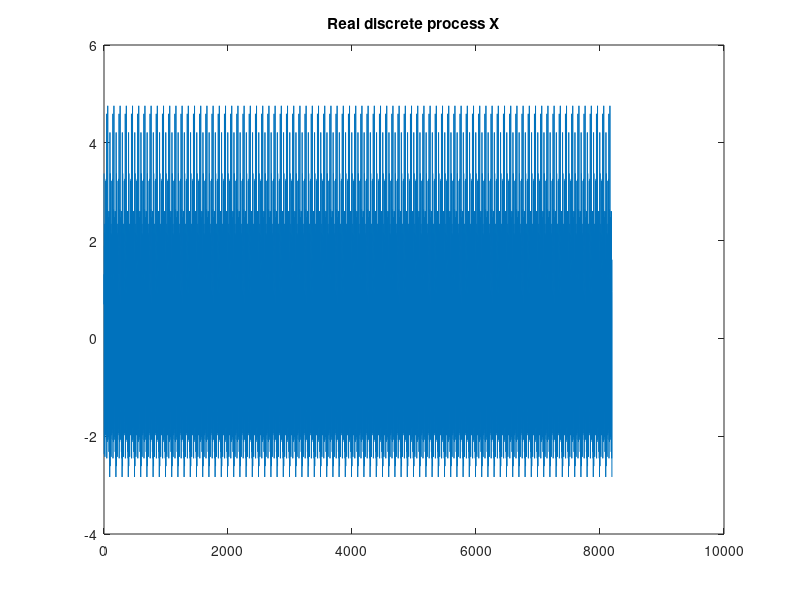

Recreate this plot in MATLAB. (Note: this script raises an error after producing the figure.)
% Advanced Signal Processing
% Vasiliki Zarkadoula
clc
clear
close all

% data
N = 8192;   % data length
lamda = [0.12 0.3 0.42 0.19 0.17 0.36];
omega = 2*pi*lamda;
rng shuffle
a = 0;
b = 2*pi;
phi(1) = (b-a).*rand+a;
phi(2) = (b-a).*rand+a;
phi(3) = phi(1)+phi(2);
phi(4) = (b-a).*rand+a;
phi(5) = (b-a).*rand+a;
phi(6) = phi(4)+phi(5);

%--------------------------------------------------------------------------

% 1.

% Construct real discrete process X

X=zeros(N,1);
for k=0:N-1
    X(k+1)=0;
    for j=1:6
        X(k+1)=X(k+1)+cos(omega(j)*k+phi(j));
    end
   
end
plot(X); 
title('Real discrete process X')

%--------------------------------------------------------------------------

% 2.

% Estimate the power spectrum, use 128 shiftings for autocorrelation

m1 = mean(X);       
m2 = ACF(X,128);    
c2 = m2-m1^2;       %covariance
C2 = fft(c2);       %power spectrum
C2 = fftshift(C2);
fs = 1;
n = length(C2);
x = (-(n-1)/2:(n-1)/2)*(fs/n);
y = abs(C2).^2/n;
figure;
plot(x, y);         
xlabel('Frequency')
ylabel('Power')
title('Power Spectrum')

%--------------------------------------------------------------------------
       
% 3.

% Estimate the bispectrum using indirect and direct method

M = 256;
K = 32;
L = 64;

% reshape X[k] from(N*1)vector to (M*K) array
Y = reshape(X,M,K);

% a)indirect method
figure;
C3a1 = bisp3cum(Y,M,L,'n','u');   %rectangular window

figure;
C3a2 = bisp3cum(Y,M,L,'pa','u');  %parzen window

% b)direct method
figure;
C3b = bispecd (X,M,1,M,0);
maxlag = L;
samprate = M;
lagindex = -maxlag:maxlag;
freq = lagindex/maxlag/2*samprate;
imagesc(freq,freq,abs(C3b));
axis xy
grid
colormap gray

%--------------------------------------------------------------------------

%BISPECD function from HOSA toolbox
function [Bspec,waxis] = bispecd (y,  nfft, wind, nsamp, overlap)
[ly, nrecs] = size(y);
    if (ly == 1) y = y(:);  ly = nrecs; nrecs = 1; end

    if (exist('nfft') ~= 1)            nfft = 128; end
    if (exist('overlap') ~= 1)      overlap = 50;  end
    overlap = min(99,max(overlap,0));
    if (nrecs > 1)                  overlap =  0;  end
    if (exist('nsamp') ~= 1)          nsamp = 0;   end
    if (nrecs > 1)                    nsamp = ly;  end

    if (nrecs == 1 & nsamp <= 0)
       nsamp = fix(ly/ (8 - 7 * overlap/100));
    end
    if (nfft  < nsamp)   nfft = 2^nextpow2(nsamp); end

    overlap  = fix(nsamp * overlap / 100);             % added 2/14
    nadvance = nsamp - overlap;
    nrecs    = fix ( (ly*nrecs - overlap) / nadvance);


% ------------------- create the 2-D window -------------------------
  if (exist('wind') ~= 1) wind = 5; end
  [m,n] = size(wind);
  window = wind;
  if (max(m,n) == 1)     % scalar: wind is size of Rao-Gabr window
     winsize = wind;
     if (winsize < 0) winsize = 5; end        % the window length L
     winsize = winsize - rem(winsize,2) + 1;  % make it odd
     if (winsize > 1)
        mwind   = fix (nfft/winsize);            % the scale parameter M
        lby2    = (winsize - 1)/2;

        theta  = -lby2:lby2;
        opwind = ones(winsize,1) * (theta .^2);       % w(m,n)=m^2
        opwind = opwind + opwind' + theta' * theta;   % m^2 + n^2 + mn
        opwind = 1 - (2*mwind/nfft)^2 * opwind;       %
        hex    = ones(winsize,1) * theta;             % m
        hex    = abs(hex) + abs(hex') + abs(hex+hex');
        hex    = (hex < winsize);
        opwind = opwind .* hex;
        opwind = opwind * (4 * mwind^2) / (7 * pi^2) ;
     else
        opwind = 1;
     end

  elseif (min(m,n) == 1)  % 1-D window passed: convert to 2-D
     window = window(:);
     if (any(imag(window) ~= 0))
        disp(['1-D window has imaginary components: window ignored'])
        window = 1;
     end
     if (any(window < 0))
        disp(['1-D window has negative components: window ignored'])
        window = 1;
     end
     lwind  = length(window);
     windf  = [window(lwind:-1:2); window];    % the full symmetric 1-D
     window = [window; zeros(lwind-1,1)];
     opwind = (windf * windf')      ...
              .* hankel(flipud(window), window); % w(m)w(n)w(m+n)
     winsize = length(window);

  else                    % 2-D window passed: use directly
    winsize = m;
    if (m ~= n)
       disp('2-D window is not square: window ignored')
       window = 1;
       winsize = m;
    end
    if (rem(m,2) == 0)
       disp('2-D window does not have odd length: window ignored')
       window = 1;
       winsize = m;
    end
    opwind  = window;
  end

% ---------------- accumulate triple products ----------------------

    Bspec    = zeros(nfft,nfft);

    mask = hankel([1:nfft],[nfft,1:nfft-1] );   % the hankel mask (faster)
    locseg = [1:nsamp]';
    for krec = 1:nrecs
        xseg   = y(locseg);
        Xf     = fft(xseg-mean(xseg), nfft)/nsamp;
        CXf    = conj(Xf);
        Bspec  = Bspec + (Xf * Xf.') .* ...
	         reshape(CXf(mask), nfft, nfft);
        locseg = locseg + nadvance;
    end

    Bspec = fftshift(Bspec)/(nrecs);



% ----------------- frequency-domain smoothing ------------------------

  if (winsize > 1)
      lby2 = (winsize-1)/2;
      Bspec = conv2(Bspec,opwind);
      Bspec = Bspec(lby2+1:lby2+nfft,lby2+1:lby2+nfft);
  end
% ------------ contour plot of magnitude bispectum --------------------

   if (rem(nfft,2) == 0)
       waxis = [-nfft/2:(nfft/2-1)]'/nfft;
   else
       waxis = [-(nfft-1)/2:(nfft-1)/2]'/nfft;
   end

   hold off, clf
%  contour(abs(Bspec),4,waxis,waxis),grid
   contour(waxis,waxis,abs(Bspec),4),grid on 
   title('Bispectrum estimated via the direct (FFT) method')
   xlabel('f1'), ylabel('f2')
   set(gcf,'Name','Hosa BISPECD')
   return
end



